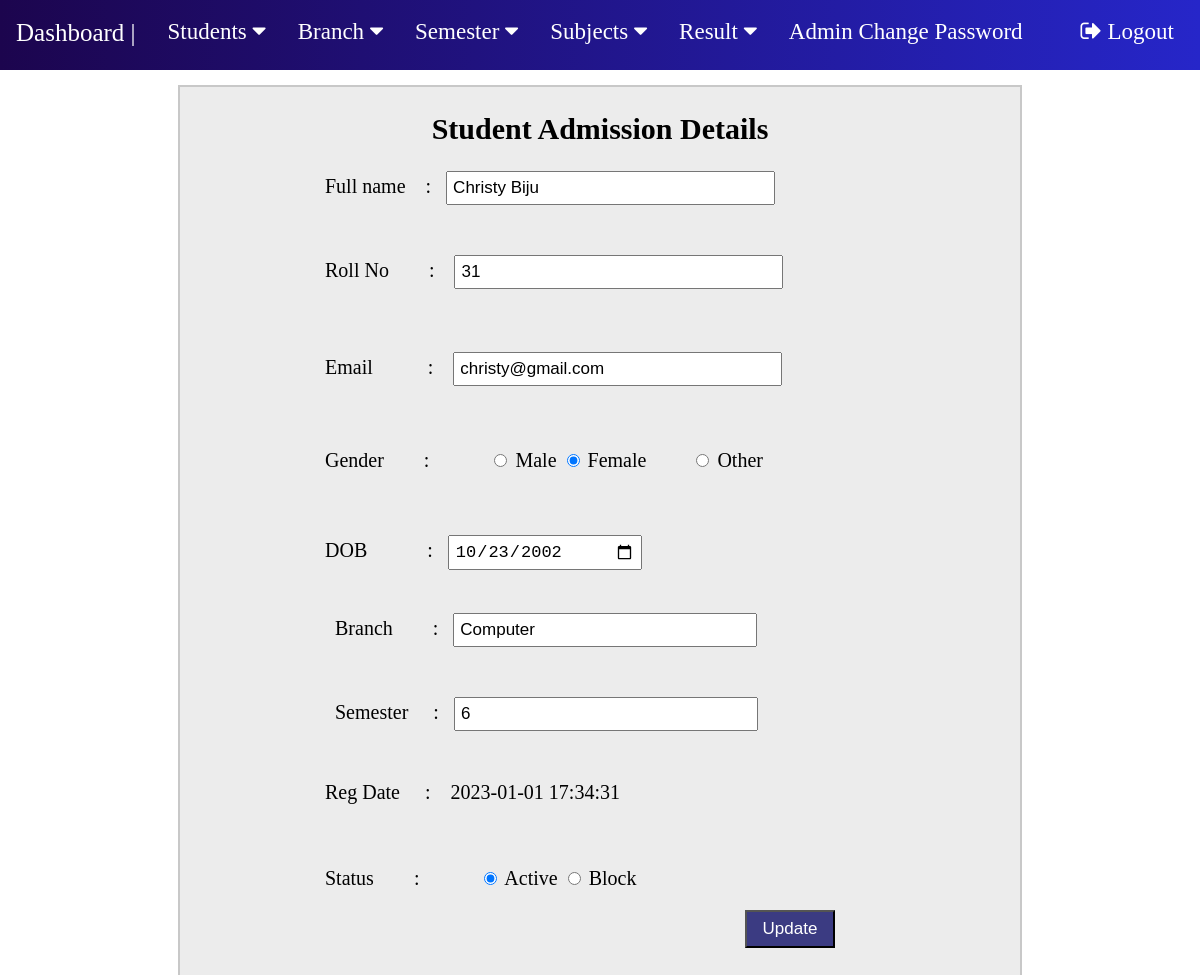
Page /edit-student.php?stid=1 (signed in) on the committed database.
### tables this page shows
CREATE TABLE `student` (
  `reg_id` int(255) NOT NULL,
  `Name` varchar(200) NOT NULL,
  `Roll_No` int(160) NOT NULL,
  `Email` varchar(100) NOT NULL,
  `Gender` varchar(50) NOT NULL,
  `DOB` varchar(100) NOT NULL,
  `branch_id` int(100) NOT NULL,
  `sem_id` int(8) NOT NULL,
  `Reg_date` timestamp NOT NULL DEFAULT current_timestamp(),
  `status` int(1) NOT NULL
);

CREATE TABLE `branch` (
  `branch_id` int(50) NOT NULL,
  `branch` varchar(100) NOT NULL
);

CREATE TABLE `semester` (
  `sem_id` int(9) NOT NULL,
  `semester` int(100) NOT NULL
);

### edit-student.php (the view, shortened to what this page needs)
<?php
include "includes/connection.php";
$stid = intval($_GET['stid']);
?>
<!DOCTYPE html>
<html lang="en">
<head>
</head>
<body style=" margin : 0">
    <?php include "nav.php";?>
    <div style="width : 70%; margin : auto auto; height : 900px; border : 2px solid rgb(200, 200, 200); margin-top : 15px;background-color: rgb(236, 236, 236)">
    <h2 style="text-align:center; font-size : 30px">Student Admission Details</h2>
        <form method="post" >
    <?php
    $sql = "SELECT student.Name, student.Roll_No, student.reg_id,student.status,student.Email,student.Gender,student.Reg_date,student.DOB,branch.branch, semester.semester from student join branch on student.branch_id = branch.branch_id join semester on student.sem_id = semester.sem_id where student.reg_id = $stid";
    $result = mysqli_query($conn,$sql);
    $num = mysqli_num_rows($result);
    if($num > 0){
        while($row = mysqli_fetch_assoc($result)){
           ?>
           <div style=" width : 75%; margin:auto auto; font-size : 20px">
<p>
        <label for="fullname">Full name  &nbsp;&nbsp;&nbsp;:&nbsp;&nbsp;
    <input name="fullname" value="<?php echo $row['Name'];?>" style="width : 50%;padding : 5px;font-size:17px"/>
</label>
      </p>
<p style="margin-top : 50px">
        <label for="rollno">Roll No &nbsp;&nbsp;&nbsp;&nbsp;&nbsp;&nbsp; : &nbsp;&nbsp;
     <input name="rollno" value="<?php echo $row['Roll_No'];?>" style="width : 50%;padding : 5px;font-size:17px"/>
    </label>
      </p>
 <p>
        <label for="email">Email &nbsp;&nbsp;&nbsp;&nbsp;&nbsp;&nbsp;&nbsp;&nbsp;&nbsp; :  &nbsp;&nbsp;
    <input type="email" name="email" value="<?php echo $row['Email'];?>" style="width : 50%;padding : 5px;font-size:17px" />
</label>
      </p>
<p>
        Gender  &nbsp;&nbsp;&nbsp;&nbsp;&nbsp;&nbsp;&nbsp;: &nbsp;&nbsp;
<?php
$gndr = $row['Gender'];
    ?>
<?php
if($gndr == "Female"){
?>
        <label><input type="radio" name="gender" value="Male"  /> Male</label>
<label><input type="radio" name="gender" value="Female" checked/> Female</label>
        <label><input type="radio" name="gender" value="Other" /> Other</label>
<?php
}
?>
      </p>
<p>
        <label for="birthDate">DOB &nbsp;&nbsp;&nbsp;&nbsp;&nbsp;&nbsp;&nbsp;&nbsp;&nbsp;&nbsp; :&nbsp;&nbsp;
     <input type="date" name="birthDate" value="<?php echo $row['DOB'];?>" style="padding : 5px;font-size:17px; width : 180px"/></label>
      </p>
<div style="margin-left : 50px; margin-bottom:50px">
    <label for="branch">Branch &nbsp;&nbsp;&nbsp;&nbsp;&nbsp;&nbsp; :&nbsp;&nbsp;
    <input name="branch" value="<?php echo $row['branch'];?>" style="width : 50%;padding : 5px;font-size:17px" readonly/>
    </label>
</div>
<div style="margin-left : 50px; margin-bottom:50px">
    <label for="semester">Semester &nbsp;&nbsp;&nbsp; :&nbsp;&nbsp;
    <input name="semester" value="<?php echo $row['semester'];?>" style="width : 50%;padding : 5px;font-size:17px" readonly/>
    </label>
</div>
<p>
        Reg Date &nbsp;&nbsp;&nbsp;&nbsp;:&nbsp;&nbsp;&nbsp; <?php echo $row['Reg_date'];?>
      </p>
<p>
        Status  &nbsp;&nbsp;&nbsp;&nbsp;&nbsp;&nbsp;&nbsp;: &nbsp;&nbsp;
<?php
$s = $row['status'];
if($s == 1){
    ?>
                <label><input type="radio" name="status" value="1" required="required" checked /> Active</label>
<label><input type="radio" name="status" value="0" required /> Block</label>
<?php
}?>
</p>
 <div style="float:right; margin-right : 80px">
        <button type="submit" style="width : 90px; padding : 7px;font-size : 17px; background-color : rgba(42, 42, 120, 0.909);color:white;">Update</button>
</div>
  </form>
<?php
        }
    }
    ?>
    </div>
</body>
</html>

### rows in the picture
student: fullname "Christy Biju", rollno "31", email "christy@gmail.com", birthDate "10/23/2002", branch "Computer", semester "6", Reg_date "2023-01-01 17:34:31"
